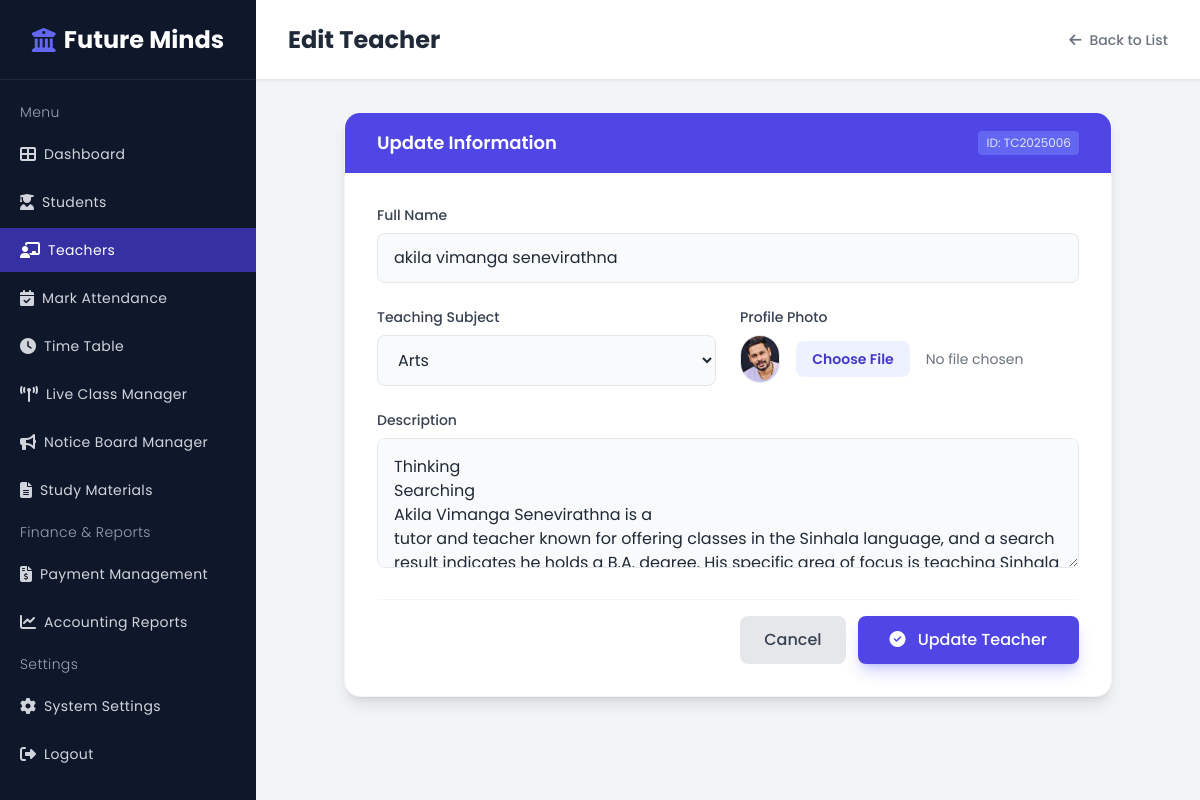
The page /admin/edit_teacher.php?id=6 on the database as committed earlier.
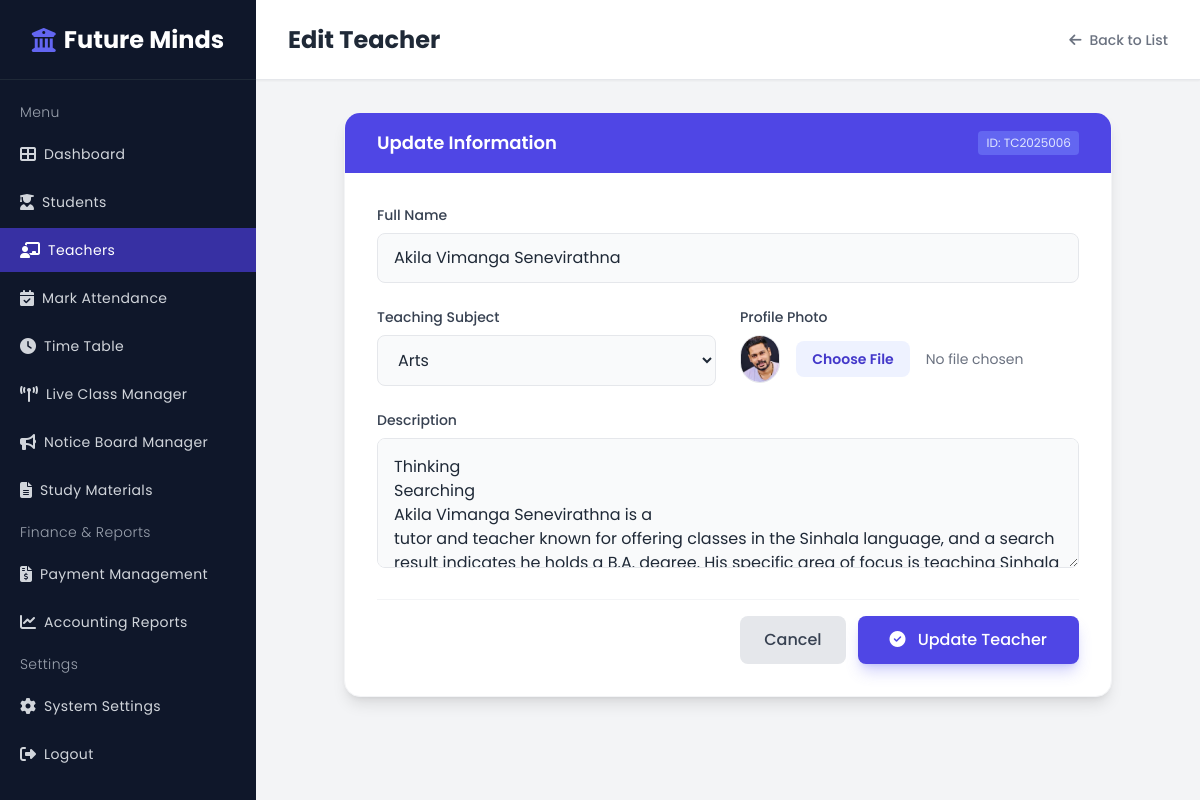
The same page on the database as committed later.
### tables this page shows
CREATE TABLE `teachers` (
  `teacher_id` int(11) NOT NULL,
  `teacher_number` varchar(20) NOT NULL,
  `password` varchar(255) NOT NULL,
  `full_name` varchar(150) NOT NULL,
  `phone` varchar(20) NOT NULL,
  `subject` varchar(100) NOT NULL,
  `description` text DEFAULT NULL,
  `image` varchar(255) DEFAULT NULL,
  `status` int(1) NOT NULL DEFAULT 1,
  `created_at` timestamp NOT NULL DEFAULT current_timestamp()
);

### admin/edit_teacher.php (the view, shortened to what the changed rows need)
<?php
include 'db_con.php';
if (isset($_GET['id'])) {
    $id = intval($_GET['id']);
    $stmt_select = $conn->prepare("SELECT * FROM teachers WHERE teacher_id = ?");
    $stmt_select->bind_param("i", $id);
    $stmt_select->execute();
    $result = $stmt_select->get_result();
    if ($result->num_rows > 0) {
        $teacher = $result->fetch_assoc();
    } else {
        header("Location: teachers.php?error=Teacher not found.");
        exit();
    }
} else {
    header("Location: teachers.php");
    exit();
}
?>
<!DOCTYPE html>
<html lang="en">
<head>
    <script src="https://cdn.tailwindcss.com"></script>
    <link rel="stylesheet" href="https://cdnjs.cloudflare.com/ajax/libs/font-awesome/6.4.0/css/all.min.css">
</head>
<body class="bg-gray-100 text-gray-800">
    <div class="ml-64 flex flex-col min-h-screen">
        <header class="bg-white shadow-sm border-b border-gray-200 h-20 flex items-center justify-between px-8 sticky top-0 z-30">
            <h2 class="text-2xl font-bold text-gray-800">Edit Teacher</h2>
        </header>
        <main class="p-8 flex justify-center">
            <div class="w-full max-w-3xl">
                <div class="bg-white rounded-2xl shadow-lg border border-gray-100 overflow-hidden">
                    <div class="bg-indigo-600 px-8 py-4 flex justify-between items-center">
                        <h3 class="text-white font-semibold text-lg">Update Information</h3>
                        <span class="bg-indigo-500 text-indigo-100 text-xs px-2 py-1 rounded">ID: <?php echo htmlspecialchars($teacher['teacher_number']); ?></span>
                    </div>
                    <form method="POST" action="" enctype="multipart/form-data" class="p-8 space-y-6">
                        <div class="grid grid-cols-1 md:grid-cols-2 gap-6">
                            <div class="md:col-span-2">
                                <label class="block text-sm font-medium text-gray-700 mb-2">Full Name</label>
                                <input type="text" name="name" value="<?php echo htmlspecialchars($teacher['full_name']); ?>" required
                                    class="w-full px-4 py-3 rounded-lg bg-gray-50 border border-gray-200 focus:outline-none focus:ring-2 focus:ring-indigo-500 transition">
                            </div>
                            <div>
                                <div class="flex items-center gap-4">
                                    <?php
                                    $imgShow = (!empty($teacher['image']) && file_exists("../assets/images/teachers/".$teacher['image']))
                                        ? "../assets/images/teachers/".$teacher['image']
                                        : "https://ui-avatars.com/api/?name=".urlencode($teacher['full_name']);
                                    ?>
                                    <img src="<?php echo $imgShow; ?>" class="w-12 h-12 rounded-full object-cover border">
                                    <input type="file" name="image" accept="image/*"
                                        class="block w-full text-sm text-gray-500 file:mr-4 file:py-2 file:px-4 file:rounded-lg file:border-0 file:text-sm file:font-semibold file:bg-indigo-50 file:text-indigo-700 hover:file:bg-indigo-100 transition"/>
                                </div>
                            </div>
                        </div>
                        <div>
                            <label class="block text-sm font-medium text-gray-700 mb-2">Description</label>
                            <textarea name="desc" rows="4" required
                                class="w-full p-4 rounded-lg bg-gray-50 border border-gray-200 focus:outline-none focus:ring-2 focus:ring-indigo-500 transition"><?php echo htmlspecialchars($teacher['description']); ?></textarea>
                        </div>
                    </form>
                </div>
            </div>
        </main>
    </div>
</body>
</html>

Rows that differ between the two databases and show on the page:
changed teachers "TC2025006": name "akila vimanga senevirathna" → "Akila Vimanga Senevirathna"
